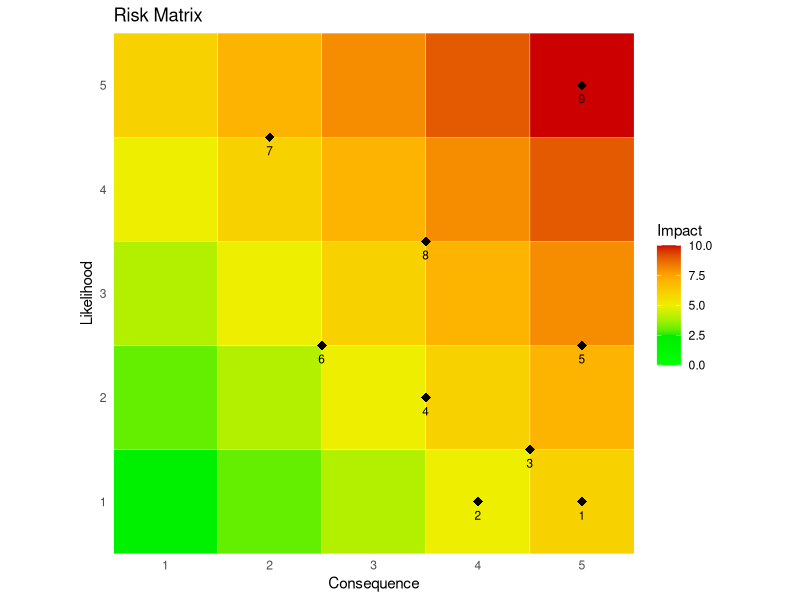

Here is the R script that generated this plot:
library(reshape2)
library(ggplot2)
library(dplyr)
library(knitr)


# Paramètres de la matrice
n <- 5
p <- 5
mat <- matrix(NA, nrow = n, ncol = p)
rownames(mat) <- c("5", "4", "3", "2", "1")
colnames(mat) <- c("1", "2", "3", "4", "5")


# Transformer la matrice pour ggplot
sur_mat <- melt(mat)
colnames(sur_mat) <- c("Likelihood", "Consequence", "Impact")
sur_mat <- mutate(sur_mat, Likelihood = as.numeric(as.character(Likelihood)),
                  Consequence = as.numeric(as.character(Consequence)),
                  Impact = Consequence + Likelihood)


# Couleurs pour la matrice
couleurs <- c("green", "green2", "yellow2", "orange", "red3")


# Données des risques
tags <- c("Non functional study", "Legal issues (plagiarism)", "Team conflicts", "Files' loss", "Response fail", 
          "Wrong files' versions", "Missing students", "Delayed schedule", "Changing in backers' needs")
x <- c(5, 4, 4.5, 3.5, 5, 2.5, 2, 3.5, 5)
y <- c(1, 1, 1.5, 2, 2.5, 2.5, 4.5, 3.5, 5)
data <- data.frame("Tags" = tags, "Consequence" = x, "Likelihood" = y)
data <- mutate(data, Impact = Consequence + Likelihood, Numbers = 1:nrow(data))


# Création de la matrice des risques
mat_risk <- ggplot(sur_mat, aes(x = Consequence, y = Likelihood, fill = Impact)) + 
  geom_tile(color = "white") +
  scale_fill_gradientn(colours = couleurs, limits = c(0, 10)) + 
  scale_x_continuous(breaks = 1:5, expand = c(0, 0)) + 
  scale_y_continuous(breaks = 1:5, expand = c(0, 0)) + 
  coord_fixed() +
  theme_minimal() +
  ggtitle("Risk Matrix") +
  labs(x = "Consequence", y = "Likelihood") +
  geom_point(data = data, aes(x = Consequence, y = Likelihood), color = "black", size = 3, pch = 18) +
  geom_text(data = data, aes(x = Consequence, y = Likelihood, label = Numbers), 
            hjust = 0.5, vjust = 2, size = 3, color = "black")
mat_risk

risks <- data[, c(5, 1)]
kable(risks, align = "c")


